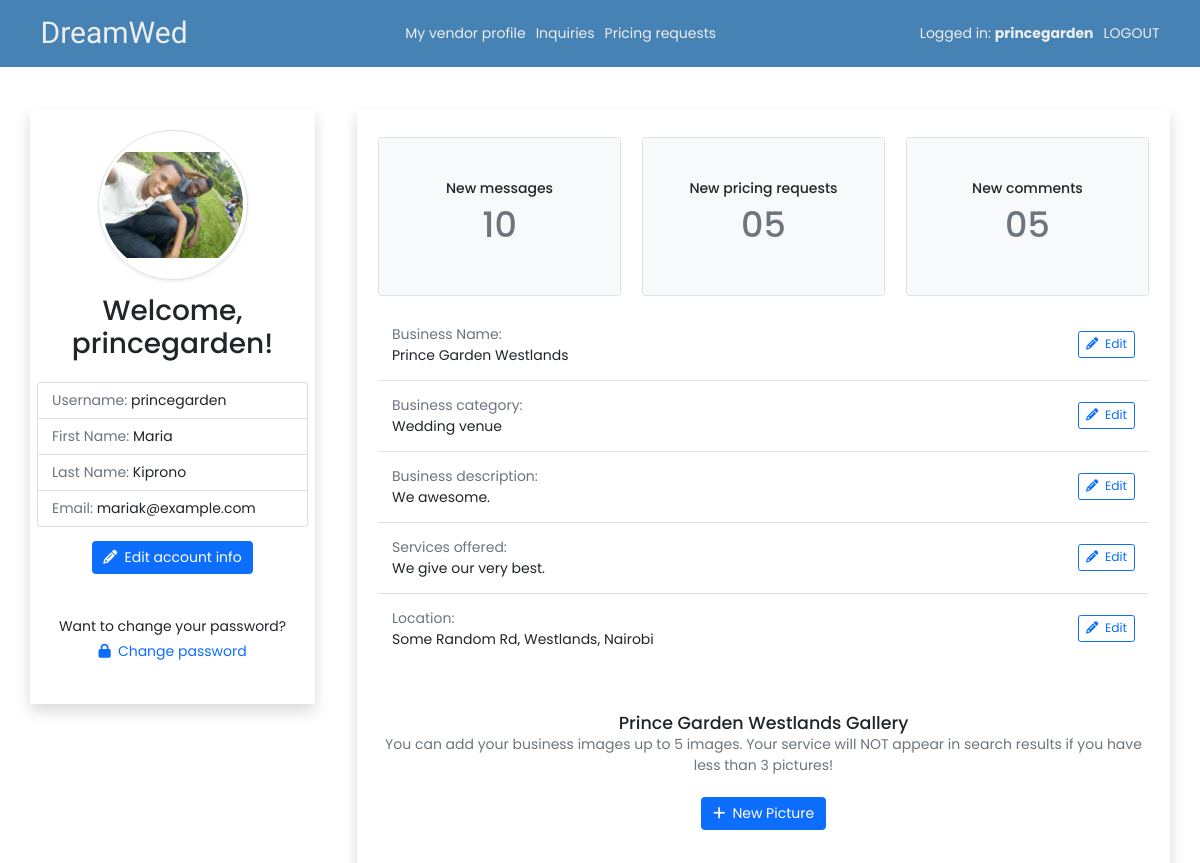
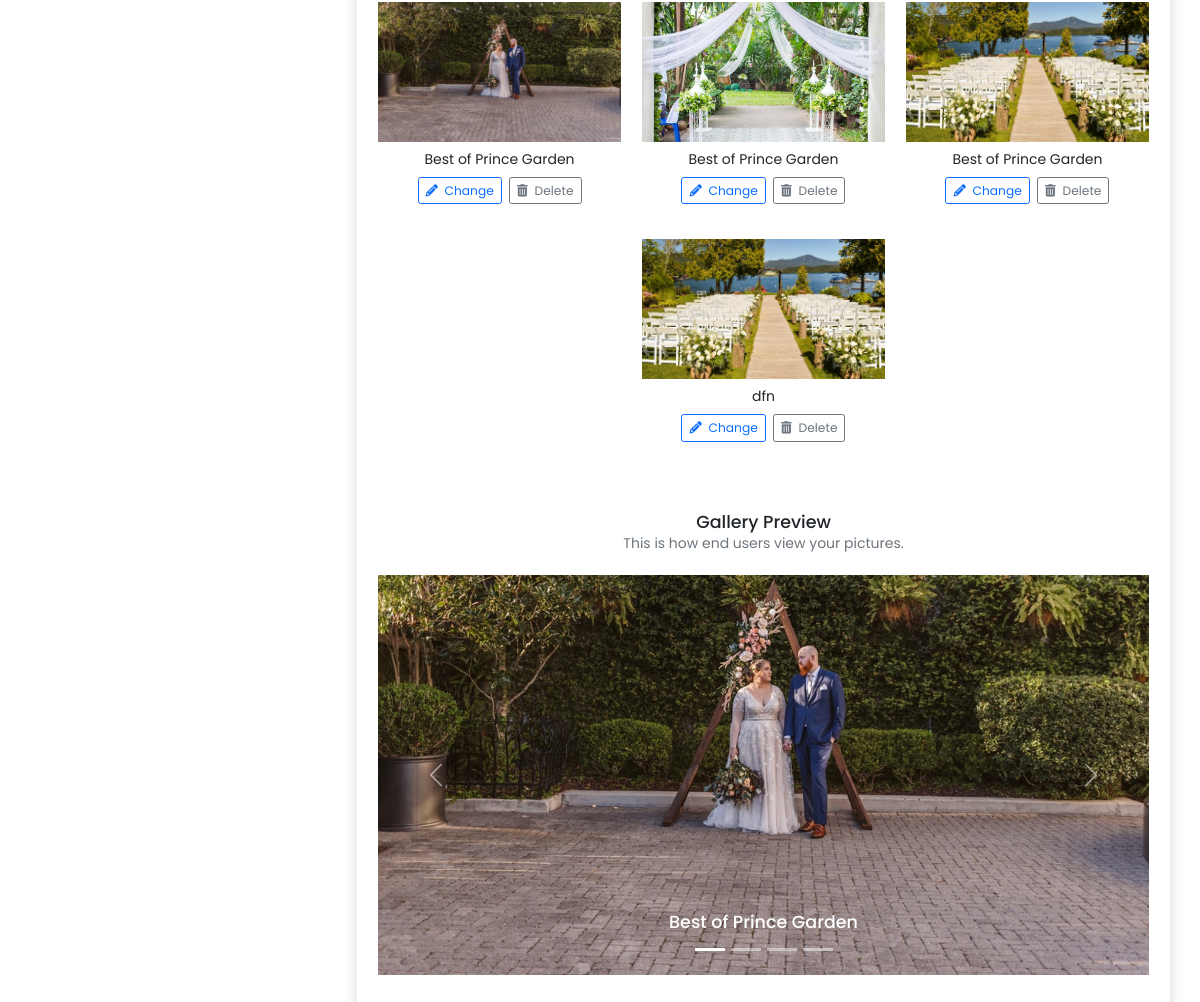
The app's page /U/profile/ (signed in) with its own data (2 pictures, top to bottom).
### dreamwed/models.py (models this page shows, shortened)
class User(AbstractUser):
   is_vendor = models.BooleanField(default=False)
   is_wedding_planner = models.BooleanField(default=False)
   profile = models.ImageField(default='default.jpg', upload_to='profile_pics')
   class Meta:
      ordering = ['last_name', 'first_name']

class Vendor(models.Model):
   user = models.OneToOneField(User, on_delete=CASCADE, primary_key=True)
   business_name = models.CharField(max_length=100)
   category = models.ForeignKey(
      VendorCategory,
      on_delete=SET_NULL,
      null=True,
      help_text='Select a category for your business.',
      )
   description = models.TextField(max_length=5000)
   services_offered = models.TextField(max_length=5000)
   city = models.CharField(max_length=500)
   location = models.CharField(max_length=200) # street code

class VendorCategory(models.Model):
   name = models.CharField(max_length=200, help_text='Select a category (EG: Wedding venue)')
   def __str__(self):
      return self.name

class VendorImageUpload(models.Model):
   vendor = models.ForeignKey(Vendor, on_delete=models.CASCADE)
   image = models.ImageField(upload_to='vendor_img_uploads')
   caption = models.CharField(max_length=500)

### dreamwed/views/dreamwed.py (the view, shortened to what this page needs)
# urls.py: path('U/profile/', dreamwed.user_profile, name='user-profile'),
@login_required
def user_profile(request):
   curr_user = request.user
   if curr_user.is_vendor:
      img_form = VendorImageUploadForm()
      images = VendorImageUpload.objects.filter(vendor_id=curr_user.id)
      context = {
         'img_form': img_form,
         'images': images,
      }
      return render(request, 'vendor/profile.html', context)

### templates/vendor/profile.html (shortened to what this page needs)
{% extends 'include/user-profile-base.html' %}
{% load widget_tweaks %}
{% block extra-profile-info %}
<section class="py-2">
   <div class="row row-cols-1 row-cols-md-3 g-4 justify-content-center text-center">
      <div class="col">
         <div class=" border border-1 rounded bg-light py-5">
            <h6>New messages</h5>
            <h1 class="text-muted">10</h1>
         </div>
      </div>
      <div class="col">
         <div class=" border border-1 rounded bg-light py-5">
            <h6>New pricing requests</h5>
            <h1 class="text-muted">05</h1>
         </div>
      </div>
      <div class="col">
         <div class=" border border-1 rounded bg-light py-5">
            <h6>New comments</h5>
            <h1 class="text-muted">05</h1>
         </div>
      </div>
   </div>
</section>
<ul class="list-group list-group-flush py-2">
   <li class="list-group-item d-flex justify-content-between align-items-center py-3">
      <div>
         <div class="text-muted">Business Name:</div>
         {{ user.vendor.business_name }}
      </div>
      <a href="{% url 'update-business-profile' %}" class="btn btn-outline-primary btn-sm ms-2">
         <i class="fas fa-pencil-alt"></i>
         <span class="ms-1">Edit</span>
      </a>
   </li>
   <li class="list-group-item d-flex justify-content-between align-items-center py-3">
      <div>
         <div class="text-muted">Business category:</div>
         {{ user.vendor.category }}
      </div>
      <a href="{% url 'update-business-profile' %}" class="btn btn-outline-primary btn-sm ms-2">
         <i class="fas fa-pencil-alt"></i>
         <span class="ms-1">Edit</span>
      </a>
   </li>
   <li class="list-group-item d-flex justify-content-between align-items-center py-3">
      <div>
         <div class="text-muted">Business description:</div>
         {{ user.vendor.description }}
      </div>
      <a href="{% url 'update-business-profile' %}" class="btn btn-outline-primary btn-sm ms-2">
         <i class="fas fa-pencil-alt"></i>
         <span class="ms-1">Edit</span>
      </a>
   </li>
   <li class="list-group-item d-flex justify-content-between align-items-center py-3">
      <div>
         <div class="text-muted">Services offered:</div>
         {{ user.vendor.services_offered }}
      </div>
      <a href="{% url 'update-business-profile' %}" class="btn btn-outline-primary btn-sm ms-2">
         <i class="fas fa-pencil-alt"></i>
         <span class="ms-1">Edit</span>
      </a>
   </li>
   <li class="list-group-item d-flex justify-content-between align-items-center py-3">
      <div>
         <div class="text-muted">Location:</div>
         {{ user.vendor.location }}, {{ user.vendor.city }}
      </div>
      <a href="{% url 'update-business-profile' %}" class="btn btn-outline-primary btn-sm ms-2">
         <i class="fas fa-pencil-alt"></i>
         <span class="ms-1">Edit</span>
      </a>
   </li>
</ul>
<div class="mt-5 mb-4 text-center">
   <h5 class="mb-0">{{ user.vendor.business_name }} Gallery</h5>
   <p class="text-muted">You can add your business images up to 5 images. Your service will NOT appear in search results if you have less than 3 pictures!</p>
</div>
<div class="text-center">
   <button type="button" id="upload-picture-btn" class="btn btn-primary mb-4" data-bs-toggle="modal"
      data-bs-target="#uploadPicture">
      <i class="fas fa-plus"></i>
      <span class="ms-1">New Picture</span>
   </button>
   <div class="row row-cols-1 row-cols-md-3 g-4 justify-content-center py-3">
      {% for img_file in images %}
         <figure class="col vendor-img" data-img-id="{{ img_file.id }}">
            <div class="d-flex align-items-end overflow-hidden" style="height: 140px;">
               <img src="{{ img_file.image.url }}" class="d-block w-100" alt="">
            </div>
            <figcaption class="my-2">{{ img_file.caption }}</figcaption>
            <button class="btn btn-outline-primary btn-sm" data-bs-toggle="modal" data-bs-target="#updatePicture"
               onclick="fillImageSavedValues(this.parentElement)">
               <i class="fas fa-pencil-alt"></i>
               <span class="ms-1">Change</span>
            </button>
            <a href="{% url 'delete-picture' img_file.id %}" class="btn btn-outline-secondary btn-sm ms-1">
               <i class="fas fa-trash-alt"></i>
               <span class="ms-1">Delete</span>
            </a>
         </figure>
      {% endfor %}
   </div>
   <div class="mt-5 mb-4 text-center">
      <h5 class="mb-0">Gallery Preview</h5>
      <p class="text-muted">This is how end users view your pictures.</p>
   </div>
   <div id="carouselVendorPictures" class="carousel slide" data-bs-ride="carousel">
      <div class="carousel-indicators">
         {% for img_file in images %}
            <button type="button" data-bs-target="#carouselVendorPictures"></button>
         {% endfor %}
      </div>
      <div class="carousel-inner">
         {% for img_file in images %}
            <div class="carousel-item">
               <div class="d-flex align-items-end overflow-hidden" style="height: 400px;">
                  <img src="{{ img_file.image.url }}" class="d-block w-100" alt="...">
               </div>
               <div class="carousel-caption d-none d-md-block">
                  <h5>{{ img_file.caption }}</h5>
               </div>
            </div>
         {% endfor %}
      </div>
      <button class="carousel-control-prev" type="button" data-bs-target="#carouselVendorPictures" data-bs-slide="prev">
         <span class="carousel-control-prev-icon" aria-hidden="true"></span>
      </button>
      <button class="carousel-control-next" type="button" data-bs-target="#carouselVendorPictures" data-bs-slide="next">
         <span class="carousel-control-next-icon" aria-hidden="true"></span>
      </button>
   </div>
</div>
{% endblock extra-profile-info %}

### templates/include/user-profile-base.html (shortened to what this page needs)
{% extends 'base.html' %}
{% block body %}
{% include 'include/header.html' %}
<div class="container">
   <div class="row align-items-start py-5">
      <div class="col-3 shadow px-2 pt-4 pb-5 text-center">
         <div class="d-flex justify-content-center">
            <div class="d-flex align-items-center justify-content-center circle-profile rounded-circle shadow-sm border p-1">
               <div class="d-flex align-items-center overflow-hidden rounded-circle w-100 h-100">
                  <img src="{{ user.profile.url }}" class="d-block w-100" alt="">
               </div>
            </div>
         </div>
         <h2 class="mt-3">Welcome, {{ user.username }}! </h2>
         <ul class="list-group py-3 text-start">
            <li class="list-group-item"><span class="text-muted">Username:</span>
               <span>{{ user.username }}</span>
            </li>
            <li class="list-group-item"><span class="text-muted">First Name:</span>
               <span>{{ user.first_name }}</span>
            </li>
            <li class="list-group-item"><span class="text-muted">Last Name:</span>
               <span>{{ user.last_name }}</span>
            </li>
            <li class="list-group-item"><span class="text-muted">Email:</span>
               <span>{{ user.email }}</span>
            </li>
         </ul>
         <a href="{% url 'user-account-info-update' %}" class="btn btn-primary">
            <i class="fas fa-pencil-alt"></i>
            <span class="ms-1">Edit account info</span>
         </a>
         <div class="mt-5">
            Want to change your password? <br>
            <a class="d-inline-block mt-1" href="#">
               <i class="fas fa-lock"></i>
               <span class="ms-1">Change password</span>
            </a>
         </div>
      </div>
      <div class="col shadow px-4 pt-4 pb-5 ms-5">
         {% block extra-profile-info %}{% endblock extra-profile-info %}
      </div>
   </div>
</div>
{% endblock body %}

### templates/include/header.html (shortened to what this page needs)
<nav class="sticky-top" id="navbar">
   <div class="container nav-container py-3">
      <div class="d-flex justify-content-between">
         <a id="logo" class="navbar-brand" href="{% url 'home' %}">DreamWed</a>
      </div>
      <div class="nav-secondary nav-middle">
         <div class="nav-links">
            {% if user.is_wedding_planner %}
            <a href="{% url 'checklist-all' %}">Planning tools</a>
            <a href="{% url 'vendors' %}">Vendors</a>
            <a href="{% url 'bookmarks' %}">Saved</a>
            {% elif user.is_vendor %}
            <a href="{% url 'user-profile' %}">My vendor profile</a>
            <a href="#">Inquiries</a>
            <a href="#">Pricing requests</a>
            {% endif %}
         </div>
      </div>
      <div class="nav-secondary nav-right">
         <div class="nav-links">
            {% if user.is_authenticated %}
            <a href="{% url 'user-profile' %}">Logged in:
               <strong>{{ user.username }}</strong>
            </a>
            <a href="{% url 'logout' %}">LOGOUT</a>
            {% else %}
            <a href="{% url 'register' %}">Create account</a>
            <a href="{% url 'login' %}">User Login</a>
            <a href="{% url 'admin:index' %}?next={% url 'home' %}">Admin Login</a>
            {% endif %}
         </div>
      </div>
   </div>
</nav>

### static/css/main.css (style rules this page uses)
html, body { font: 400 14px/1.5 'Poppins', sans-serif; }
body { margin: 0; padding: 0 0 4rem; position: relative; }
#logo { font-family: 'Fleur De Leah', cursive; font-size: 30px; line-height: 1; }
a { text-decoration: none; }
img { max-width: 100%; }
.circle-profile { --size: 150px; width: var(--size); height: var(--size); }
#navbar { background: steelblue; }
#navbar a { color: #eee; }
#navbar .nav-secondary { max-height: 0; overflow: hidden; transform: translate(-100%, 0); transition: 0.25s ease-in-out; }
#navbar .nav-right .nav-links { padding-top: 1rem; border-top: 1px solid #aaa; }
#navbar .nav-middle .nav-links { padding: 1.4rem 0 1rem; }
#navbar .nav-secondary a { display: block; padding: 12px 0; }
@media screen and (min-width: 800px) { #navbar .nav-container { display: flex; justify-content: space-between; } }
@media screen and (min-width: 800px) { #navbar .nav-secondary { max-height: initial !important; overflow: initial !important; transform: translate(0) !important; } }
@media screen and (min-width: 800px) { #navbar .nav-secondary .nav-links { height: 100%; display: flex; align-items: center; } }
@media screen and (min-width: 800px) { #navbar .nav-right .nav-links { padding: 0; border: none; } }
@media screen and (min-width: 800px) { #navbar .nav-middle .nav-links { padding: 0; } }
@media screen and (min-width: 800px) { #navbar .nav-secondary a { padding: 0; } }
@media screen and (min-width: 800px) { #navbar .nav-secondary a + a { margin-left: 10px; } }

### records on screen
User: username "princegarden", profile (picture), first_name "Maria", last_name "Kiprono", email "mariak@example.com", vendor.business_name "Prince Garden Westlands", vendor.category "Wedding venue", vendor.description "We awesome.", vendor.services_offered "We give our very best.", vendor.location "Some Random Rd, Westlands", vendor.city "Nairobi"
VendorImageUpload: image (picture), caption "Best of Prince Garden"
VendorImageUpload: image (picture), caption "Best of Prince Garden"
VendorImageUpload: image (picture), caption "Best of Prince Garden"
VendorImageUpload: image (picture), caption "dfn"
